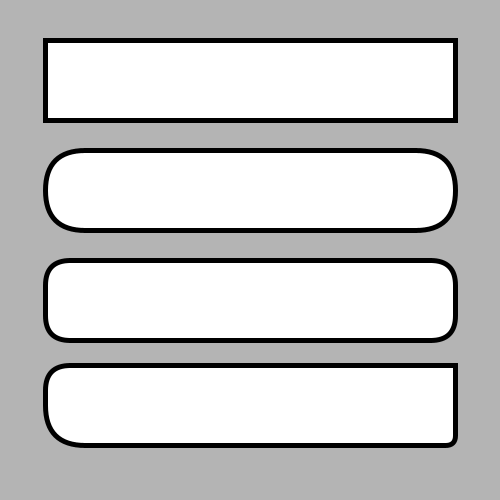
Frame 1 (no input)
Frame 60 (the mouse pressed at the canvas centre just before this capture): identical to frame 1, image omitted
Frame 120 (the mouse held since frame 60 and released just before this capture): identical to frame 1, image omitted

The Processing sketch that drew this single still picture (run headless with seeded random() and noise(); from frame 60 on, the mouse is pressed at the canvas centre):

// Processing sketch: sketch_240902a
// ── sketch_240902a.pde
void setup(){
  size(500, 500);
}
void draw(){
  background(180);
  scale(5);
  rect(9, 8, 82, 16);
  rect(9, 52, 82, 16, 5);
  rect(9, 30, 82, 16, 20);
  rect(9, 73, 82, 16, 5, 0, 2, 29);
}
